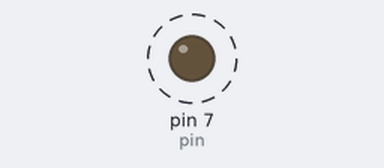
Simulated run of this program. Board: Raspberry Pi (header pin numbers). Shown: output pins drawn as LEDs (lit = HIGH). Dashed ring = blinking. What the program prints to the terminal is not drawn. At 20.0 s the program stops and its outputs stay as they are.

Above: at 0.5 s.
Timing chart, 0 to 4.6 s (numbered marks = the images above):
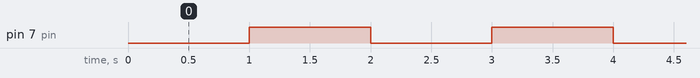

Measured:
- by itself, pin 7 (pin): alternates HIGH for 1.0 s and LOW for 1.0 s

The program:

beepbeep.py
```python
import RPi.GPIO as GPIO
import time

GPIO.setmode(GPIO.BOARD)
pin = 7
GPIO.setup(pin, GPIO.OUT)

#blink
try:
    for i in range(10):
        GPIO.output(pin, False)
        print("off")
        time.sleep(1)
        GPIO.output(pin, True)
        print("on")
        time.sleep(1)
    print("loop naturally exited")
except KeyboardInterrupt:
    print("Exited.")

print("Cleaning Up")
GPIO.cleanup()
```
